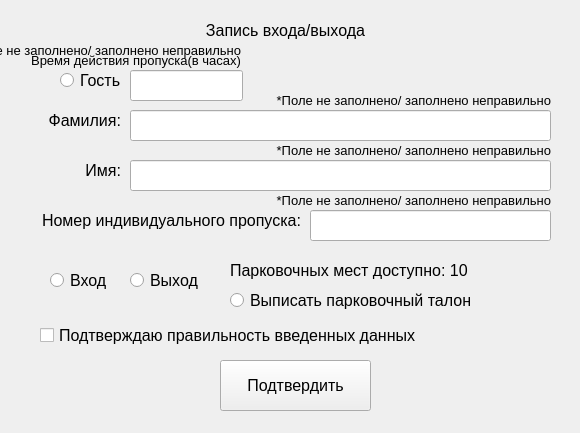
<?xml version="1.0" encoding="UTF-8"?>
<ui version="4.0">
 <class>MainWindow</class>
 <widget class="QMainWindow" name="MainWindow">
  <property name="geometry">
   <rect>
    <x>0</x>
    <y>0</y>
    <width>580</width>
    <height>433</height>
   </rect>
  </property>
  <property name="font">
   <font>
    <pointsize>12</pointsize>
   </font>
  </property>
  <property name="windowTitle">
   <string>MainWindow</string>
  </property>
  <widget class="QWidget" name="centralwidget">
   <widget class="QLabel" name="label">
    <property name="geometry">
     <rect>
      <x>190</x>
      <y>10</y>
      <width>191</width>
      <height>41</height>
     </rect>
    </property>
    <property name="text">
     <string>Запись входа/выхода</string>
    </property>
    <property name="alignment">
     <set>Qt::AlignCenter</set>
    </property>
   </widget>
   <widget class="QLabel" name="label_2">
    <property name="geometry">
     <rect>
      <x>-10</x>
      <y>100</y>
      <width>131</width>
      <height>41</height>
     </rect>
    </property>
    <property name="text">
     <string>Фамилия:</string>
    </property>
    <property name="alignment">
     <set>Qt::AlignRight|Qt::AlignTrailing|Qt::AlignVCenter</set>
    </property>
   </widget>
   <widget class="QLabel" name="label_3">
    <property name="geometry">
     <rect>
      <x>-10</x>
      <y>150</y>
      <width>131</width>
      <height>41</height>
     </rect>
    </property>
    <property name="text">
     <string>Имя:</string>
    </property>
    <property name="alignment">
     <set>Qt::AlignRight|Qt::AlignTrailing|Qt::AlignVCenter</set>
    </property>
   </widget>
   <widget class="QLabel" name="label_4">
    <property name="geometry">
     <rect>
      <x>30</x>
      <y>200</y>
      <width>271</width>
      <height>41</height>
     </rect>
    </property>
    <property name="text">
     <string>Номер индивидуального пропуска:</string>
    </property>
    <property name="alignment">
     <set>Qt::AlignRight|Qt::AlignTrailing|Qt::AlignVCenter</set>
    </property>
   </widget>
   <widget class="QLineEdit" name="SecondName">
    <property name="geometry">
     <rect>
      <x>130</x>
      <y>110</y>
      <width>421</width>
      <height>31</height>
     </rect>
    </property>
   </widget>
   <widget class="QLineEdit" name="Name">
    <property name="geometry">
     <rect>
      <x>130</x>
      <y>160</y>
      <width>421</width>
      <height>31</height>
     </rect>
    </property>
   </widget>
   <widget class="QLineEdit" name="ID">
    <property name="geometry">
     <rect>
      <x>310</x>
      <y>210</y>
      <width>241</width>
      <height>31</height>
     </rect>
    </property>
   </widget>
   <widget class="QLabel" name="Error2">
    <property name="geometry">
     <rect>
      <x>270</x>
      <y>90</y>
      <width>281</width>
      <height>21</height>
     </rect>
    </property>
    <property name="font">
     <font>
      <pointsize>10</pointsize>
     </font>
    </property>
    <property name="text">
     <string>*Поле не заполнено/ заполнено неправильно</string>
    </property>
    <property name="alignment">
     <set>Qt::AlignRight|Qt::AlignTrailing|Qt::AlignVCenter</set>
    </property>
   </widget>
   <widget class="QLabel" name="Error3">
    <property name="geometry">
     <rect>
      <x>270</x>
      <y>140</y>
      <width>281</width>
      <height>21</height>
     </rect>
    </property>
    <property name="font">
     <font>
      <pointsize>10</pointsize>
     </font>
    </property>
    <property name="text">
     <string>*Поле не заполнено/ заполнено неправильно</string>
    </property>
    <property name="alignment">
     <set>Qt::AlignRight|Qt::AlignTrailing|Qt::AlignVCenter</set>
    </property>
   </widget>
   <widget class="QLabel" name="Error4">
    <property name="geometry">
     <rect>
      <x>270</x>
      <y>190</y>
      <width>281</width>
      <height>21</height>
     </rect>
    </property>
    <property name="font">
     <font>
      <pointsize>10</pointsize>
     </font>
    </property>
    <property name="text">
     <string>*Поле не заполнено/ заполнено неправильно</string>
    </property>
    <property name="alignment">
     <set>Qt::AlignRight|Qt::AlignTrailing|Qt::AlignVCenter</set>
    </property>
   </widget>
   <widget class="QCheckBox" name="Confirm">
    <property name="geometry">
     <rect>
      <x>40</x>
      <y>310</y>
      <width>381</width>
      <height>51</height>
     </rect>
    </property>
    <property name="text">
     <string>Подтверждаю правильность введенных данных</string>
    </property>
   </widget>
   <widget class="QPushButton" name="Submit">
    <property name="geometry">
     <rect>
      <x>220</x>
      <y>360</y>
      <width>151</width>
      <height>51</height>
     </rect>
    </property>
    <property name="text">
     <string>Подтвердить</string>
    </property>
   </widget>
   <widget class="QRadioButton" name="IfEntry">
    <property name="geometry">
     <rect>
      <x>50</x>
      <y>260</y>
      <width>61</width>
      <height>41</height>
     </rect>
    </property>
    <property name="text">
     <string>Вход</string>
    </property>
   </widget>
   <widget class="QRadioButton" name="IfExit">
    <property name="geometry">
     <rect>
      <x>130</x>
      <y>260</y>
      <width>81</width>
      <height>41</height>
     </rect>
    </property>
    <property name="text">
     <string>Выход</string>
    </property>
   </widget>
   <widget class="QLabel" name="PlacesLeft">
    <property name="geometry">
     <rect>
      <x>230</x>
      <y>250</y>
      <width>251</width>
      <height>41</height>
     </rect>
    </property>
    <property name="text">
     <string>Парковочных мест доступно: 10</string>
    </property>
   </widget>
   <widget class="QRadioButton" name="IfParking">
    <property name="geometry">
     <rect>
      <x>230</x>
      <y>280</y>
      <width>251</width>
      <height>41</height>
     </rect>
    </property>
    <property name="text">
     <string>Выписать парковочный талон</string>
    </property>
   </widget>
   <widget class="QRadioButton" name="IfGuest">
    <property name="geometry">
     <rect>
      <x>60</x>
      <y>60</y>
      <width>61</width>
      <height>41</height>
     </rect>
    </property>
    <property name="text">
     <string>Гость</string>
    </property>
   </widget>
   <widget class="QLineEdit" name="GuestTime">
    <property name="geometry">
     <rect>
      <x>130</x>
      <y>70</y>
      <width>113</width>
      <height>31</height>
     </rect>
    </property>
   </widget>
   <widget class="QLabel" name="Error1">
    <property name="geometry">
     <rect>
      <x>-40</x>
      <y>40</y>
      <width>281</width>
      <height>21</height>
     </rect>
    </property>
    <property name="font">
     <font>
      <pointsize>10</pointsize>
     </font>
    </property>
    <property name="text">
     <string>*Поле не заполнено/ заполнено неправильно</string>
    </property>
    <property name="alignment">
     <set>Qt::AlignRight|Qt::AlignTrailing|Qt::AlignVCenter</set>
    </property>
   </widget>
   <widget class="QLabel" name="label_10">
    <property name="geometry">
     <rect>
      <x>-40</x>
      <y>50</y>
      <width>281</width>
      <height>21</height>
     </rect>
    </property>
    <property name="font">
     <font>
      <pointsize>10</pointsize>
     </font>
    </property>
    <property name="text">
     <string>Время действия пропуска(в часах)</string>
    </property>
    <property name="alignment">
     <set>Qt::AlignRight|Qt::AlignTrailing|Qt::AlignVCenter</set>
    </property>
   </widget>
  </widget>
 </widget>
 <resources/>
 <connections/>
</ui>
